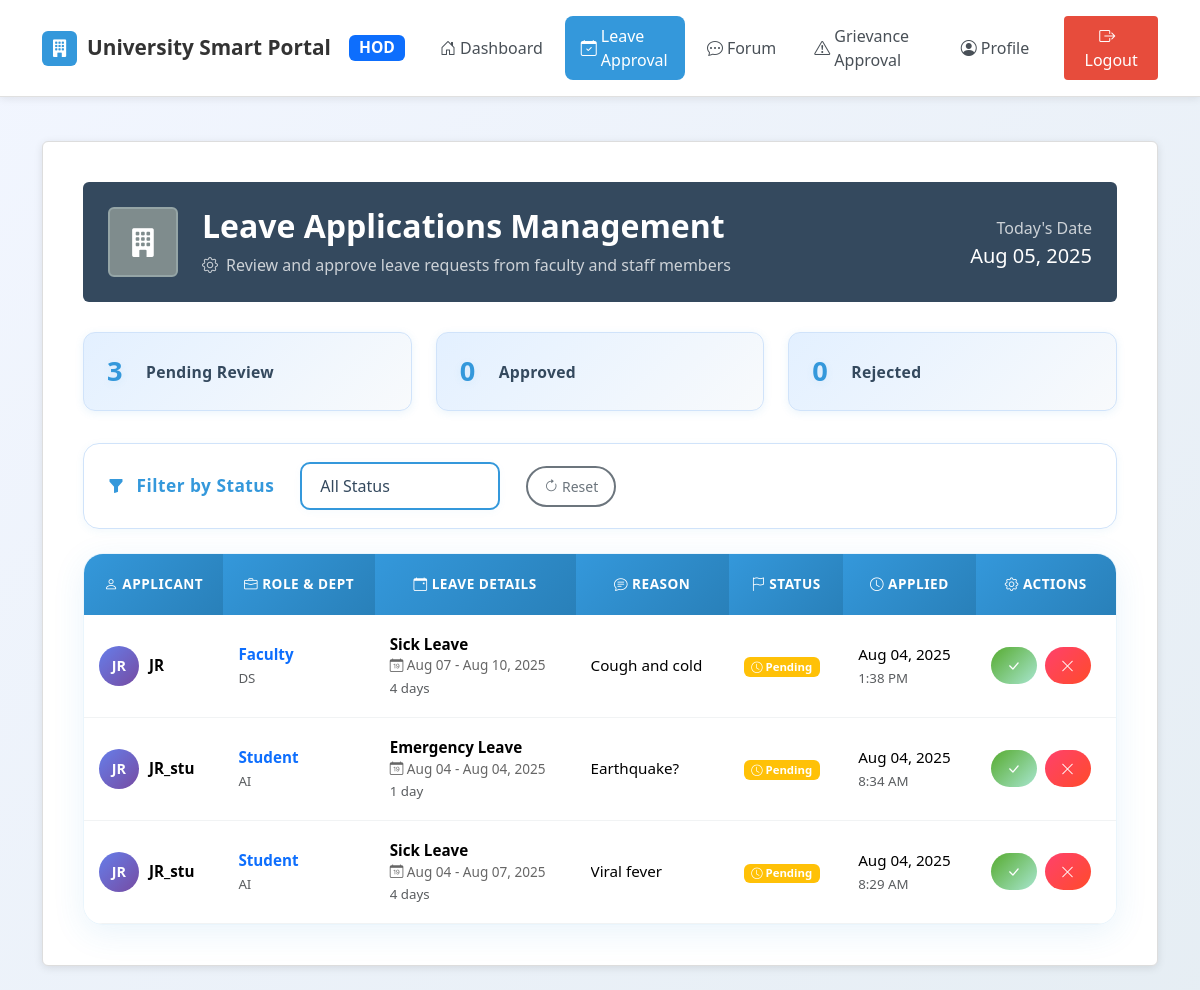
Screenshot of /hod_leave_approval.php (signed in) with the database file from the repository.
### tables this page shows
CREATE TABLE `leave_applications` (
  `id` int(11) NOT NULL,
  `user_id` int(11) NOT NULL,
  `leave_type` enum('Sick Leave','Casual Leave','Emergency Leave') DEFAULT NULL,
  `from_date` date DEFAULT NULL,
  `to_date` date DEFAULT NULL,
  `reason` text DEFAULT NULL,
  `status` enum('Pending','Approved','Rejected') DEFAULT 'Pending',
  `approver_id` int(11) DEFAULT NULL,
  `applied_on` timestamp NOT NULL DEFAULT current_timestamp(),
  `rejection_reason` text DEFAULT NULL
);

CREATE TABLE `users` (
  `id` int(11) NOT NULL,
  `name` varchar(100) DEFAULT NULL,
  `email` varchar(100) DEFAULT NULL,
  `password` varchar(255) DEFAULT NULL,
  `role` enum('student','faculty','hod') DEFAULT NULL,
  `department` varchar(100) DEFAULT NULL,
  `created_at` timestamp NOT NULL DEFAULT current_timestamp()
);

### hod_leave_approval.php (the view, shortened to what this page needs)
<?php
include 'config.php';
$applications = $conn->query("
    SELECT l.*, u.name, u.role, u.department
    FROM leave_applications l
    JOIN users u ON u.id = l.user_id
    ORDER BY l.applied_on DESC
");
?>
<!DOCTYPE html>
<html lang="en">
<head>
    <link href="https://cdn.jsdelivr.net/npm/bootstrap@5.3.3/dist/css/bootstrap.min.css" rel="stylesheet" />
    <link rel="stylesheet" href="https://cdn.jsdelivr.net/npm/bootstrap-icons@1.11.3/font/bootstrap-icons.css" />
</head>
<body>
<nav class="navbar navbar-expand-lg navbar-light py-3">
    <div class="container">
        <a class="navbar-brand" href="hod_dashboard.php">
            <div class="brand-icon">
                <i class="bi bi-building-fill"></i>
            </div>
            University Smart Portal
            <span class="badge bg-primary ms-2">HOD</span>
        </a>
        <div class="navbar-nav ms-auto me-3 d-none d-lg-flex">
            <a class="nav-link" href="hod_dashboard.php">
                <i class="bi bi-house-door me-1"></i>Dashboard
            </a>
            <a class="nav-link active" href="hod_leave_approval.php">
                <i class="bi bi-calendar-check me-1"></i>Leave Approval
            </a>
            <a class="nav-link" href="hod_forum.php">
                <i class="bi bi-chat-dots me-1"></i>Forum
            </a>
            <a class="nav-link" href="hod_grievance_approval.php">
                    <i class="bi bi-exclamation-triangle me-1"></i>Grievance Approval
            </a>
            <a class="nav-link" href="hod_profile.php">
                <i class="bi bi-person-circle me-1"></i>Profile
            </a>
        </div>
        <div class="d-flex align-items-center">
            <a href="logout.php" class="btn logout-btn">
                <i class="bi bi-box-arrow-right me-2"></i>Logout
            </a>
        </div>
    </div>
</nav>
<div class="container py-4">
    <div class="profile-card main-container">
        <div class="profile-header">
            <div class="row align-items-center">
                <div class="col-auto">
                    <div class="user-avatar">
                        <i class="bi bi-building-fill"></i>
                    </div>
                </div>
                <div class="col-auto">
                    <div>
                        <h2 class="mb-2 fw-bold text-start"> Leave Applications Management</h2>
                        <p class="mb-0 opacity-75 text-start">
                            <i class="bi bi-gear me-2"></i>Review and approve leave requests from faculty and staff members
                        </p>
                    </div>
                </div>
                <div class="col d-none d-md-block">
                        <div class="text-end">
                            <p class="mb-1 opacity-75">Today's Date</p>
                            <h5 class="mb-0"><?= date('M d, Y') ?></h5>
                        </div>
                    </div>
            </div>
        </div>
        <div class="row stats-row">
            <?php
            $pending_count = $conn->query("SELECT COUNT(*) as count FROM leave_applications WHERE status = 'Pending'")->fetch_assoc()['count'];
            $approved_count = $conn->query("SELECT COUNT(*) as count FROM leave_applications WHERE status = 'Approved'")->fetch_assoc()['count'];
            $rejected_count = $conn->query("SELECT COUNT(*) as count FROM leave_applications WHERE status = 'Rejected'")->fetch_assoc()['count'];
            ?>
            <div class="col-md-4">
                <div class="stat-card">
                    <div class="stat-number"><?= $pending_count ?></div>
                    <div class="stat-label">Pending Review</div>
                </div>
            </div>
            <div class="col-md-4">
                <div class="stat-card">
                    <div class="stat-number"><?= $approved_count ?></div>
                    <div class="stat-label">Approved</div>
                </div>
            </div>
            <div class="col-md-4">
                <div class="stat-card">
                    <div class="stat-number"><?= $rejected_count ?></div>
                    <div class="stat-label">Rejected</div>
                </div>
            </div>
        </div>
<div class="filter-section mb-4">
    <label for="statusFilter" class="filter-label mb-0 me-2">
        <i class="bi bi-funnel-fill me-1"></i>
        <span style="font-weight:600;font-size:1.08rem;">Filter by Status</span>
    </label>
    <select class="form-select me-2" id="statusFilter" style="width:200px;min-width:150px;">
        <option value="">All Status</option>
    </select>
    <button type="button" class="btn btn-outline-secondary btn-sm" id="resetFilterBtn">
        <i class="bi bi-arrow-clockwise"></i> Reset
    </button>
</div>
        <div class="table-container">
            <div class="table-responsive">
                <table class="table" id="applicationsTable">
                    <thead>
                        <tr>
                            <th><i class="bi bi-person"></i> Applicant</th>
                            <th><i class="bi bi-briefcase"></i> Role & Dept</th>
                            <th><i class="bi bi-calendar-event"></i> Leave Details</th>
                            <th><i class="bi bi-chat-text"></i> Reason</th>
                            <th><i class="bi bi-flag"></i> Status</th>
                            <th><i class="bi bi-clock"></i> Applied</th>
                            <th><i class="bi bi-gear"></i> Actions</th>
                        </tr>
                    </thead>
                    <tbody>
                        <?php while($row = $applications->fetch_assoc()): ?>
<tr data-status="<?= $row['status'] ?>">
    <td>
        <div class="applicant-info">
            <div class="applicant-avatar">
                <?= strtoupper(substr($row['name'], 0, 2)) ?>
            </div>
            <div>
                <div class="fw-bold"><?= htmlspecialchars($row['name']) ?></div>
            </div>
        </div>
    </td>
    <td>
        <div class="fw-bold text-primary"><?= ucfirst($row['role']) ?></div>
        <small class="text-muted"><?= $row['department'] ?></small>
    </td>
    <td>
        <div class="fw-bold"><?= $row['leave_type'] ?></div>
        <div class="leave-dates">
            <i class="bi bi-calendar-date"></i> <?= date('M d', strtotime($row['from_date'])) ?> - <?= date('M d, Y', strtotime($row['to_date'])) ?>
        </div>
        <small class="text-muted">
            <?php
            $days = ceil((strtotime($row['to_date']) - strtotime($row['from_date'])) / (60*60*24)) + 1;
            echo $days . ' day' . ($days > 1 ? 's' : '');
            ?>
        </small>
    </td>
    <td>
        <div class="reason-text" title="<?= htmlspecialchars($row['reason']) ?>">
            <?= htmlspecialchars($row['reason']) ?>
        </div>
    </td>
    <td>
        <span class="badge bg-<?= $row['status'] == 'Approved' ? 'success' : ($row['status'] == 'Rejected' ? 'danger' : 'warning') ?>">
            <i class="bi bi-<?= $row['status'] == 'Approved' ? 'check-circle' : ($row['status'] == 'Rejected' ? 'x-circle' : 'clock') ?>"></i>
            <?= $row['status'] ?>
        </span>
    </td>
    <td>
        <div><?= date('M d, Y', strtotime($row['applied_on'])) ?></div>
        <small class="text-muted"><?= date('g:i A', strtotime($row['applied_on'])) ?></small>
    </td>
    <td>
        <?php if ($row['status'] == 'Pending'): ?>
            <div class="d-flex flex-row gap-2 align-items-center">
                <form method="POST" class="d-inline">
                    <button name="action" value="Approved" class="btn btn-success btn-sm px-3" title="Approve" onclick="return confirm('Approve this leave application?')">
                        <i class="bi bi-check-lg"></i>
                    </button>
                </form>
                <button class="btn btn-danger btn-sm px-3" title="Reject" onclick="openRejectModal(<?= $row['id'] ?>, '<?= htmlspecialchars($row['name'], ENT_QUOTES) ?>')">
                    <i class="bi bi-x-lg"></i>
                </button>
            </div>
        <?php else: ?>
            <span class="badge bg-secondary">
                <i class="bi bi-check2-all"></i> Reviewed
            </span>
        <?php endif; ?>
    </td>
</tr>
<?php endwhile; ?>
            </tbody>
        </table>
    </div>
</div>
    </div>
</div>
</body>
</html>

### rows the page displays
leave_applications: user.name "JR", user.role "Faculty", user.department "DS", leave_type "Sick Leave", from_date "Aug 07", to_date "Aug 10, 2025", days "4", reason "Cough and cold", status "Pending", applied_on "Aug 04, 2025", applied_on "1:38 PM"
leave_applications: user.name "JR", user.name "JR_stu", user.role "Student", user.department "AI", leave_type "Emergency Leave", from_date "Aug 04", to_date "Aug 04, 2025", days "1", reason "Earthquake?", status "Pending", applied_on "Aug 04, 2025", applied_on "8:34 AM"
leave_applications: user.name "JR", user.name "JR_stu", user.role "Student", user.department "AI", leave_type "Sick Leave", from_date "Aug 04", to_date "Aug 07, 2025", days "4", reason "Viral fever", status "Pending", applied_on "Aug 04, 2025", applied_on "8:29 AM"

### other values shown
$pending_count "3"
$approved_count "0"
$rejected_count "0"
